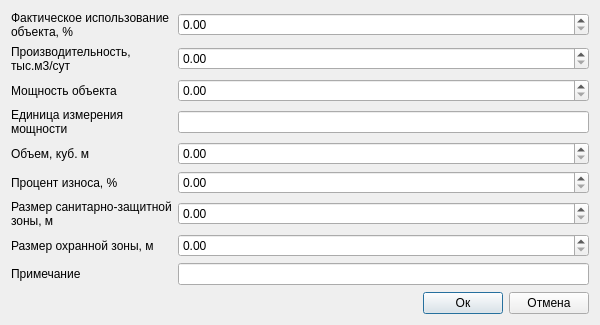
<?xml version="1.0" encoding="UTF-8"?>
<ui version="4.0">
 <class>Dialog</class>
 <widget class="QDialog" name="Dialog">
  <property name="geometry">
   <rect>
    <x>0</x>
    <y>0</y>
    <width>600</width>
    <height>325</height>
   </rect>
  </property>
  <property name="minimumSize">
   <size>
    <width>600</width>
    <height>325</height>
   </size>
  </property>
  <property name="windowTitle">
   <string>Объекты жидких углеводородов (полигон): Дополнительные атрибуты</string>
  </property>
  <property name="accessibleName">
   <string notr="true">btnSave</string>
  </property>
  <layout class="QVBoxLayout" name="verticalLayout_2">
   <item>
    <layout class="QGridLayout" name="gridLayout_2">
     <item row="0" column="1">
      <layout class="QHBoxLayout" name="horizontalLayout_4">
       <item>
        <layout class="QGridLayout" name="gridLayout_3">
         <item row="7" column="1">
          <widget class="QLineEdit" name="tbPowerUnit">
           <property name="clearButtonEnabled">
            <bool>true</bool>
           </property>
          </widget>
         </item>
         <item row="14" column="0">
          <widget class="QLabel" name="label_8">
           <property name="text">
            <string>Размер охранной зоны, м</string>
           </property>
          </widget>
         </item>
         <item row="7" column="0">
          <widget class="QLabel" name="label_22">
           <property name="text">
            <string>Единица измерения
мощности</string>
           </property>
          </widget>
         </item>
         <item row="1" column="1">
          <widget class="QgsDoubleSpinBox" name="sbActualUseOfTheObject">
           <property name="maximum">
            <double>100.000000000000000</double>
           </property>
           <property name="clearValue">
            <bool>true</bool>
           </property>
          </widget>
         </item>
         <item row="5" column="1">
          <widget class="QgsDoubleSpinBox" name="sbPower">
           <property name="maximum">
            <double>10000000.000000000000000</double>
           </property>
           <property name="clearValue">
            <bool>true</bool>
           </property>
          </widget>
         </item>
         <item row="16" column="0">
          <widget class="QLabel" name="label_6">
           <property name="text">
            <string>Примечание</string>
           </property>
          </widget>
         </item>
         <item row="3" column="1">
          <widget class="QgsDoubleSpinBox" name="sbCapacity">
           <property name="maximum">
            <double>10000000.000000000000000</double>
           </property>
           <property name="clearValue">
            <bool>true</bool>
           </property>
          </widget>
         </item>
         <item row="12" column="0">
          <widget class="QLabel" name="label_12">
           <property name="text">
            <string>Размер санитарно-защитной 
зоны, м</string>
           </property>
          </widget>
         </item>
         <item row="12" column="1">
          <widget class="QgsDoubleSpinBox" name="sbSizeOfSanitaryProtectionZone">
           <property name="maximum">
            <double>10000000.000000000000000</double>
           </property>
           <property name="clearValue">
            <bool>true</bool>
           </property>
          </widget>
         </item>
         <item row="8" column="0">
          <widget class="QLabel" name="label">
           <property name="text">
            <string>Объем, куб. м</string>
           </property>
          </widget>
         </item>
         <item row="10" column="1">
          <widget class="QgsDoubleSpinBox" name="sbWearPercentage">
           <property name="maximum">
            <double>100.000000000000000</double>
           </property>
           <property name="clearValue">
            <bool>true</bool>
           </property>
          </widget>
         </item>
         <item row="16" column="1">
          <widget class="QLineEdit" name="tbNote">
           <property name="clearButtonEnabled">
            <bool>true</bool>
           </property>
          </widget>
         </item>
         <item row="10" column="0">
          <widget class="QLabel" name="label_24">
           <property name="text">
            <string>Процент износа, %</string>
           </property>
          </widget>
         </item>
         <item row="1" column="0">
          <widget class="QLabel" name="label_11">
           <property name="text">
            <string>Фактическое использование 
объекта, %</string>
           </property>
          </widget>
         </item>
         <item row="5" column="0">
          <widget class="QLabel" name="label_9">
           <property name="text">
            <string>Мощность объекта</string>
           </property>
          </widget>
         </item>
         <item row="3" column="0">
          <widget class="QLabel" name="label_13">
           <property name="text">
            <string>Производительность,
тыс.м3/сут</string>
           </property>
          </widget>
         </item>
         <item row="8" column="1">
          <widget class="QgsDoubleSpinBox" name="sbVolume">
           <property name="maximum">
            <double>10000000.000000000000000</double>
           </property>
           <property name="clearValue">
            <bool>true</bool>
           </property>
          </widget>
         </item>
         <item row="14" column="1">
          <widget class="QgsDoubleSpinBox" name="sbGuardZoneSize">
           <property name="maximum">
            <double>10000000.000000000000000</double>
           </property>
           <property name="clearValue">
            <bool>true</bool>
           </property>
          </widget>
         </item>
        </layout>
       </item>
      </layout>
     </item>
     <item row="3" column="1">
      <layout class="QHBoxLayout" name="horizontalLayout">
       <item>
        <spacer name="horizontalSpacer">
         <property name="orientation">
          <enum>Qt::Horizontal</enum>
         </property>
         <property name="sizeHint" stdset="0">
          <size>
           <width>40</width>
           <height>20</height>
          </size>
         </property>
        </spacer>
       </item>
       <item>
        <widget class="QPushButton" name="btnOk">
         <property name="accessibleName">
          <string notr="true">btnSave</string>
         </property>
         <property name="text">
          <string>Ок</string>
         </property>
         <property name="default">
          <bool>true</bool>
         </property>
        </widget>
       </item>
       <item>
        <widget class="QPushButton" name="btnCancel">
         <property name="accessibleName">
          <string notr="true">btnCancel</string>
         </property>
         <property name="text">
          <string>Отмена</string>
         </property>
        </widget>
       </item>
      </layout>
     </item>
     <item row="2" column="1">
      <layout class="QHBoxLayout" name="horizontalLayout_2">
       <item>
        <spacer name="verticalSpacer">
         <property name="orientation">
          <enum>Qt::Vertical</enum>
         </property>
         <property name="sizeHint" stdset="0">
          <size>
           <width>20</width>
           <height>40</height>
          </size>
         </property>
        </spacer>
       </item>
      </layout>
     </item>
    </layout>
   </item>
  </layout>
 </widget>
 <customwidgets>
  <customwidget>
   <class>QgsDoubleSpinBox</class>
   <extends>QDoubleSpinBox</extends>
   <header>qgsdoublespinbox.h</header>
  </customwidget>
 </customwidgets>
 <tabstops>
  <tabstop>sbActualUseOfTheObject</tabstop>
  <tabstop>sbCapacity</tabstop>
  <tabstop>sbPower</tabstop>
  <tabstop>tbPowerUnit</tabstop>
  <tabstop>sbVolume</tabstop>
  <tabstop>sbWearPercentage</tabstop>
  <tabstop>sbSizeOfSanitaryProtectionZone</tabstop>
  <tabstop>sbGuardZoneSize</tabstop>
  <tabstop>tbNote</tabstop>
  <tabstop>btnOk</tabstop>
  <tabstop>btnCancel</tabstop>
 </tabstops>
 <resources/>
 <connections/>
</ui>
